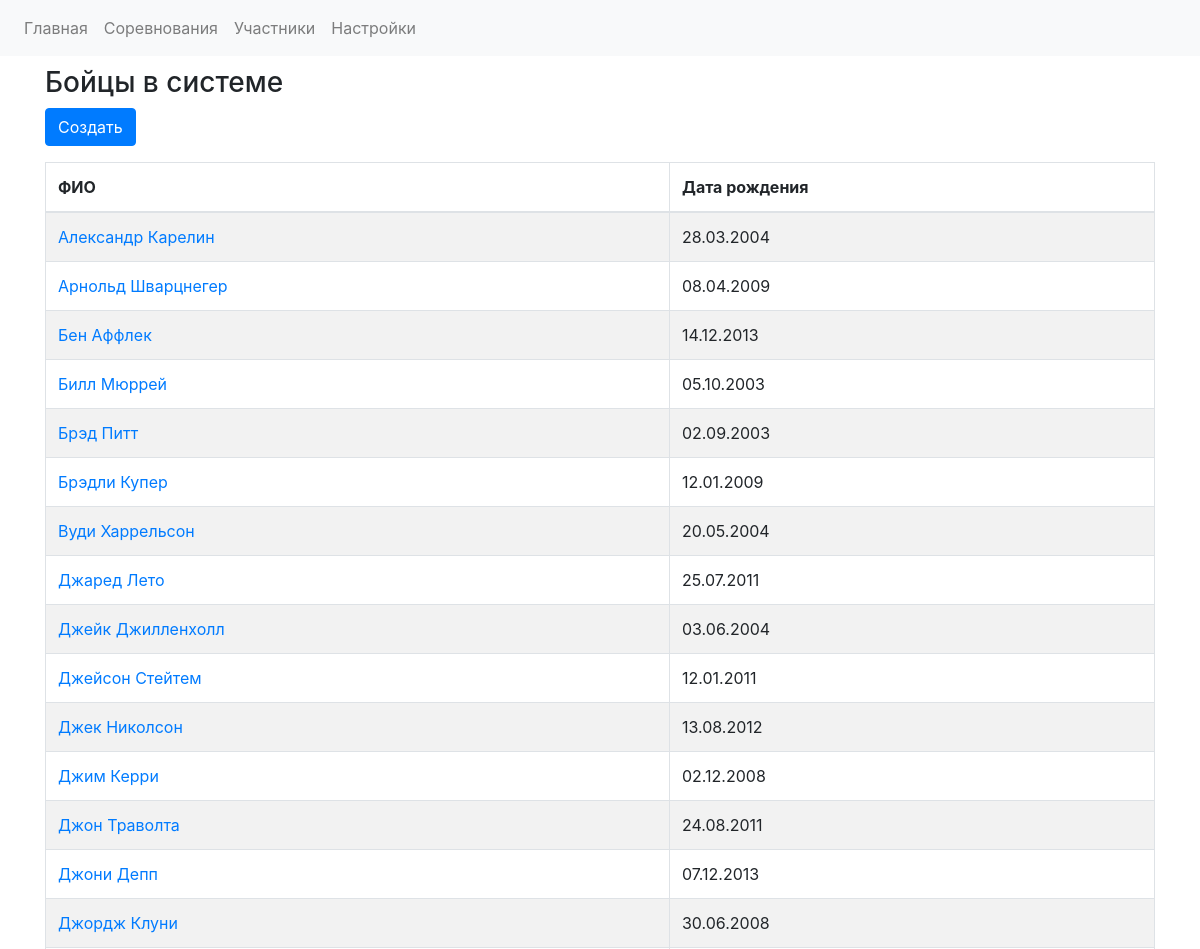
Page /participants (upper part) on the earlier database version.
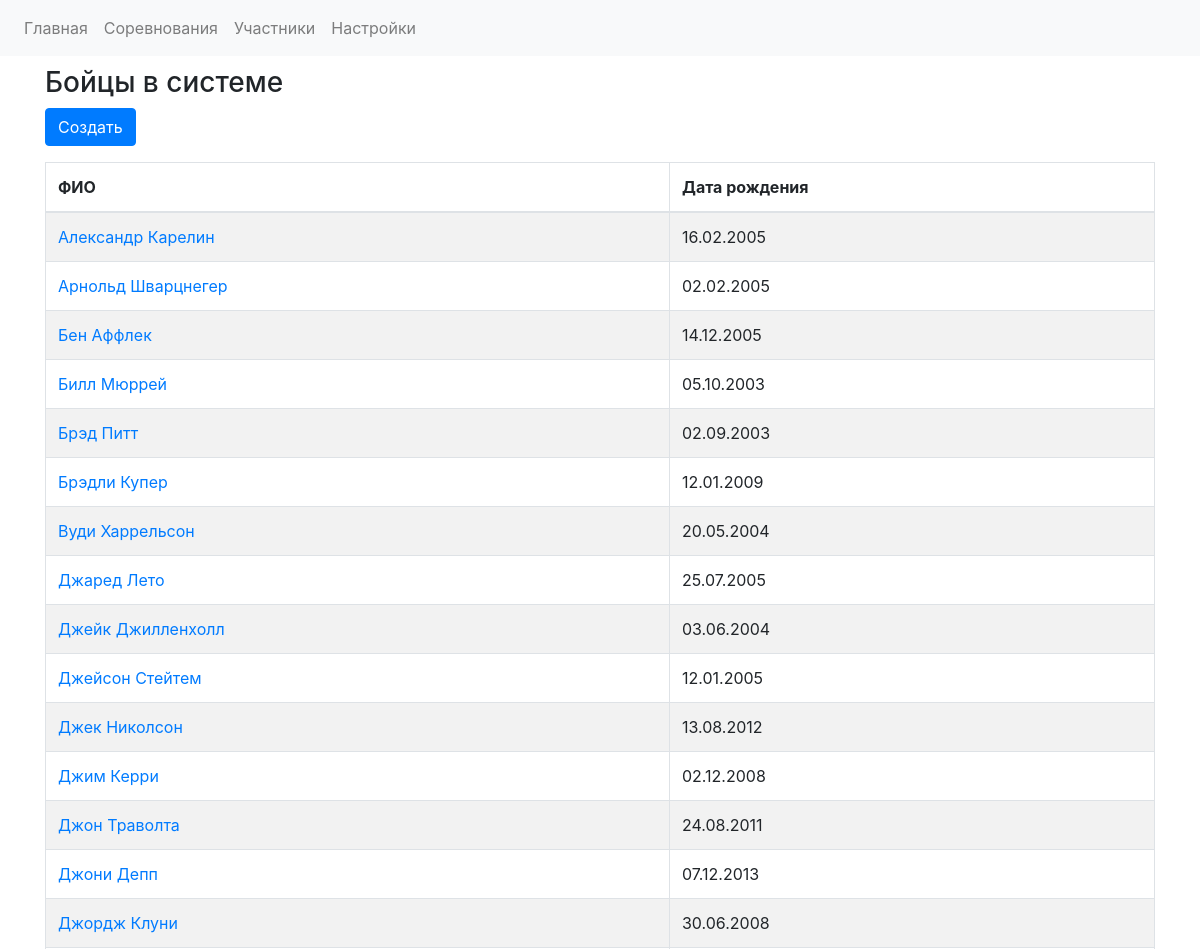
Same page on the later database version.
### app.py (models this page shows)
class FightersDB(db.Model):
    fighter_id = db.Column(db.Integer, primary_key=True)
    name = db.Column(db.String)
    last_name = db.Column(db.String)
    fighter_image = db.Column(db.String)
    fighter_image_id = db.Column(db.String)
    birthday = db.Column(db.Date, default=datetime.utcnow)
    active_status = db.Column(db.Integer)
    red_fighter = db.relationship('FightsDB', backref='red_fighter', foreign_keys="[FightsDB.red_fighter_id]")
    blue_fighter = db.relationship('FightsDB', backref='blue_fighter', foreign_keys="[FightsDB.blue_fighter_id]")
    registrations = db.relationship('RegistrationDB', backref = 'fighter')

### app.py (the view)
@app.route('/participants')
def participants():
    participants = FightersDB.query.all()
    return render_template('participants.html', participants = participants)

### templates/participants.html (shortened to what this page needs)
{% extends "base.html" %}
{% block head %}
<link rel="stylesheet" type="text/css" href="https://cdnjs.cloudflare.com/ajax/libs/twitter-bootstrap/4.5.2/css/bootstrap.css">
<link rel="stylesheet" type="text/css" href="https://cdn.datatables.net/1.10.24/css/dataTables.bootstrap4.min.css">
{% endblock %}
{% block content %}
<div class="container" style="margin-top: 10px">
<h3>Бойцы в системе</h3>
<a href="{{url_for('fighter_new')}}"><button type="button" class="btn btn-primary">Создать</button></a>
<table id="competitions_table" class="table table-striped table-bordered" style="width:100%">
        <thead>
            <tr>
                <th>ФИО</th>
                <th>Дата рождения</th>
            </tr>
        </thead>
        <tbody>
        {% for participant in participants %}
            <tr>
                <td>
                    <a href="{{url_for('participant_view', participant_id = participant.fighter_id)}}">
                          {{ participant.name }} {{ participant.last_name }}
                    </a>
                </td>
                <td>{{ participant.birthday.strftime('%d.%m.%Y') }}</td>
            </tr>
        {% endfor %}
    </table>
</div>
{% endblock %}

Differences in the rows shown:
changed FightersDB "Александр": birthday "28.03.2004" → "16.02.2005"
changed FightersDB "Арнольд": birthday "08.04.2009" → "02.02.2005"
changed FightersDB "Бен": birthday "14.12.2013" → "14.12.2005"
changed FightersDB "Джаред": birthday "25.07.2011" → "25.07.2005"
changed FightersDB "Джейсон": birthday "12.01.2011" → "12.01.2005"
